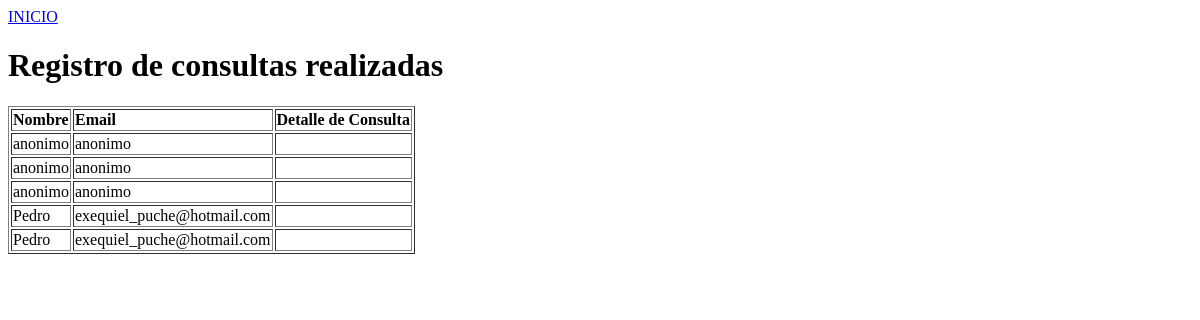
Before: /admins.php with the older database file.
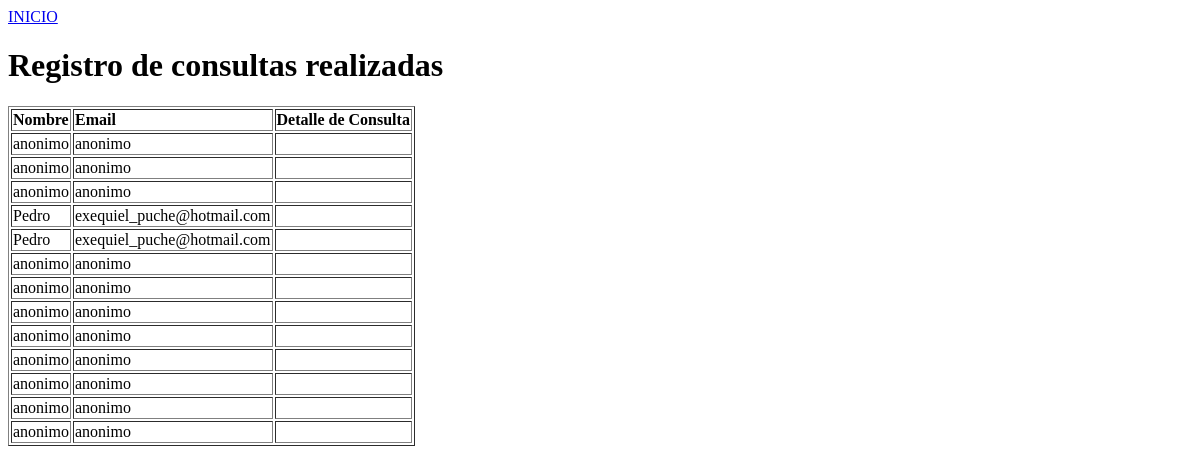
After: the same page with the newer database file.
### tables this page shows
CREATE TABLE `datos` (
  `id_datos` int(11) NOT NULL,
  `nombre` varchar(50) DEFAULT NULL,
  `email` varchar(50) DEFAULT NULL,
  `detalle_consulta` varchar(1000) DEFAULT NULL
);

### admins.php (the view, shortened to what this page needs)
<?php
require 'conexion.php';
 ?>
<!DOCTYPE html>
<html lang="en">
<head>
</head>
<body>
	<a href="index.php">INICIO</a>
	<div>
		<h1>Registro de consultas realizadas</h1>
			<?php
		$queryAdmin="SELECT nombre, email,detalle_consulta FROM `datos`";
	$resultadoAdmin = $mysqli->query($queryAdmin);
	?>
	<table border="1" class="tablaResultados">
			<tr>
				<td><strong>Nombre</strong></td>
				<td><strong>Email</strong></td>
				<td><strong>Detalle de Consulta</strong></td>
			</tr>
			<?php
				while($rowA = $resultadoAdmin->fetch_assoc()){
					echo "<tr>";
					echo "<td>".$rowA['nombre']."</td>";
					echo "<td>".$rowA['email']."</td>";
					echo "<td>".$rowA['detalle_consulta']."</td>";
					echo "</tr>";
				}
	 		?>
	</table>
	</div>
</body>
</html>

Changed rows visible on the page:
added datos: nombre "anonimo", email "anonimo"
added datos: nombre "anonimo", email "anonimo"
added datos: nombre "anonimo", email "anonimo"
added datos: nombre "anonimo", email "anonimo"
added datos: nombre "anonimo", email "anonimo"
added datos: nombre "anonimo", email "anonimo"
added datos: nombre "anonimo", email "anonimo"
added datos: nombre "anonimo", email "anonimo"
